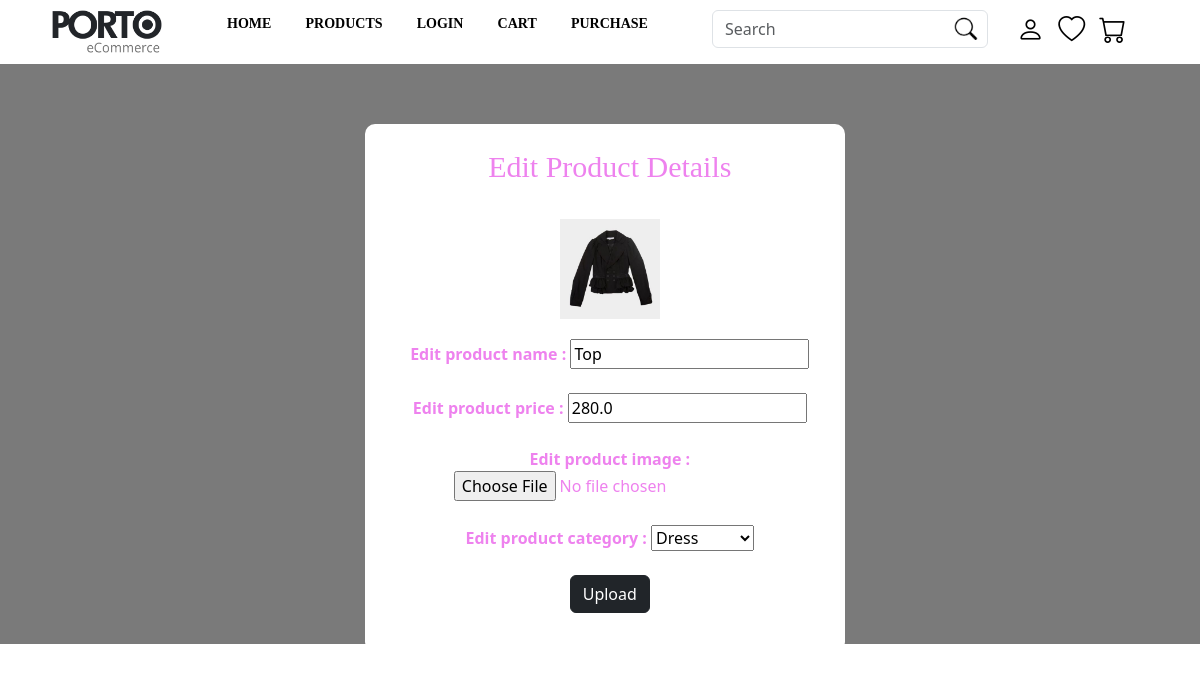
The page /admineditprod/20 on the database its author committed.
### pages/models.py (models this page shows, shortened)
class Product(models.Model): #uploaded product details are shown in this model
    product_name=models.CharField(max_length=255)
    product_price=models.FloatField()
    product_image=models.CharField(max_length=255)
    product_desc=models.CharField(null=True,max_length=400)
    product_cat=models.IntegerField(null=True)

### pages/views.py (the view, shortened to what this page needs)
# urls.py: path('admineditprod/<int:id>',views.admineditprod,name='admineditprod'),
def admineditprod(request,id):
    product=Product.objects.filter(id=id)[0]
    cat=Category.objects.all()
    context={
        'product': product,
        'cat':cat
    }
    template=loader.get_template("admineditprod.html")
    return HttpResponse(template.render(context,request))

### pages/templates/admineditprod.html (shortened to what this page needs)
{% extends 'master.html' %}
{% load static %}
{% block content %}
    <section class="sec10">
        <div class="container-fluid">
            <div class="row">
                <div class="col-sm-12">
                    <div class="box2">
                        <div class="inbox0">
                            <h1 class="heading2">Edit Product Details</h1> <br>
                            <div style="margin-bottom: 20px;"><img src="{% static 'uploads/' %}{{product.product_image}}" style="width: 100px;height: 100px;" alt=""></div>
                            <form action="" method="post" enctype="multipart/form-data">
                                <label for="">Edit product name :</label>
                                <input type="text" name="product_name" value="{{product.product_name}}">
                                <br><br>
                                <label for="">Edit product price :</label>
                                <input type="number" name="product_price" value="{{product.product_price}}">
                                <br><br>
                                <label for="">Edit product image :</label>
                                <input type="file" name="product_image" value="{{product.product_image}}">
                                <br><br>
                                <label for="">Edit product category :</label>
                                <select name="product_cat" id="">
                                    {% for x in cat %}
                                        {% if x.id == product.product_cat %}
                                            <option value="{{x.id}}" selected>{{x.cat_name}}</option>
                                        {% else %}
                                            <option value="{{x.id}}">{{x.cat_name}}</option>
                                        {% endif %}
                                    {% endfor %}
                                </select>
                                <br><br>
                                <button type="submit" class="btn btn-dark loginbtn">Upload</button>
                                <br><br>
                            </div>
                        </div>
                    </div>
                </div>
            </div>
    </section>
{% endblock %}

### pages/static/shopping.css (style rules this page uses)
.box2 { width: 40vw; margin-left: 30%; margin-bottom: 50px; }
.inbox0 { background-color: rgb(255, 255, 255); text-align: center; margin-top: 60px; padding: 15px 0px 15px 10px; border-radius: 10px; }
.heading2 { font-family: Georgia, 'Times New Roman', Times, serif; font-size: 30px; margin: 10px; }
.sec10 { background-color:rgb(122, 122, 122); height: 580px; }

### mystaticfiles/myglobal.css (style rules this page uses)
body { color:violet; font-weight: bold; }

### rows shown on the page
Product: product_image (picture), product_name "Top", product_price "280.0"

### other values the page prints
form field product_cat "Dress"
